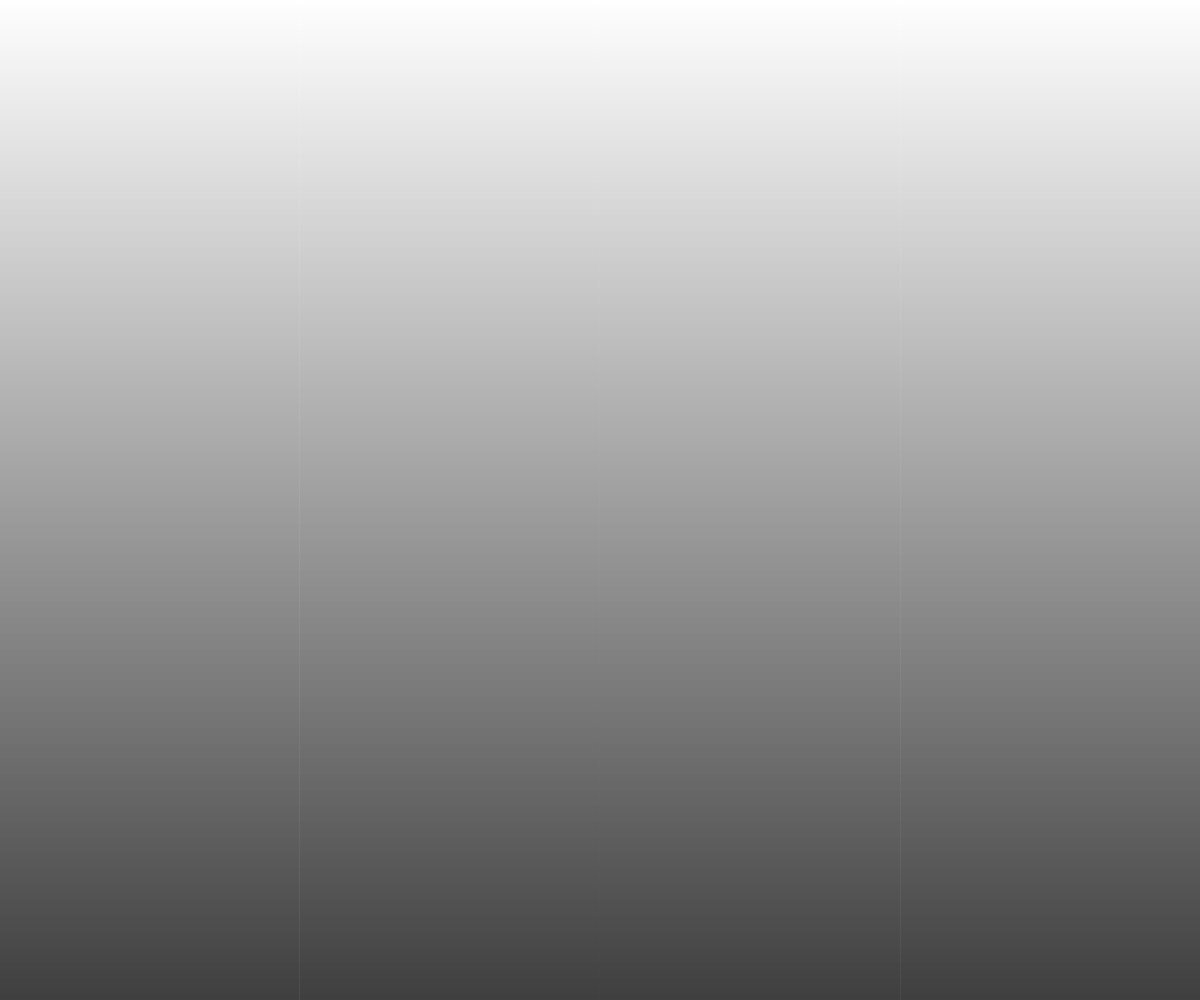
Frame 1 (no input)
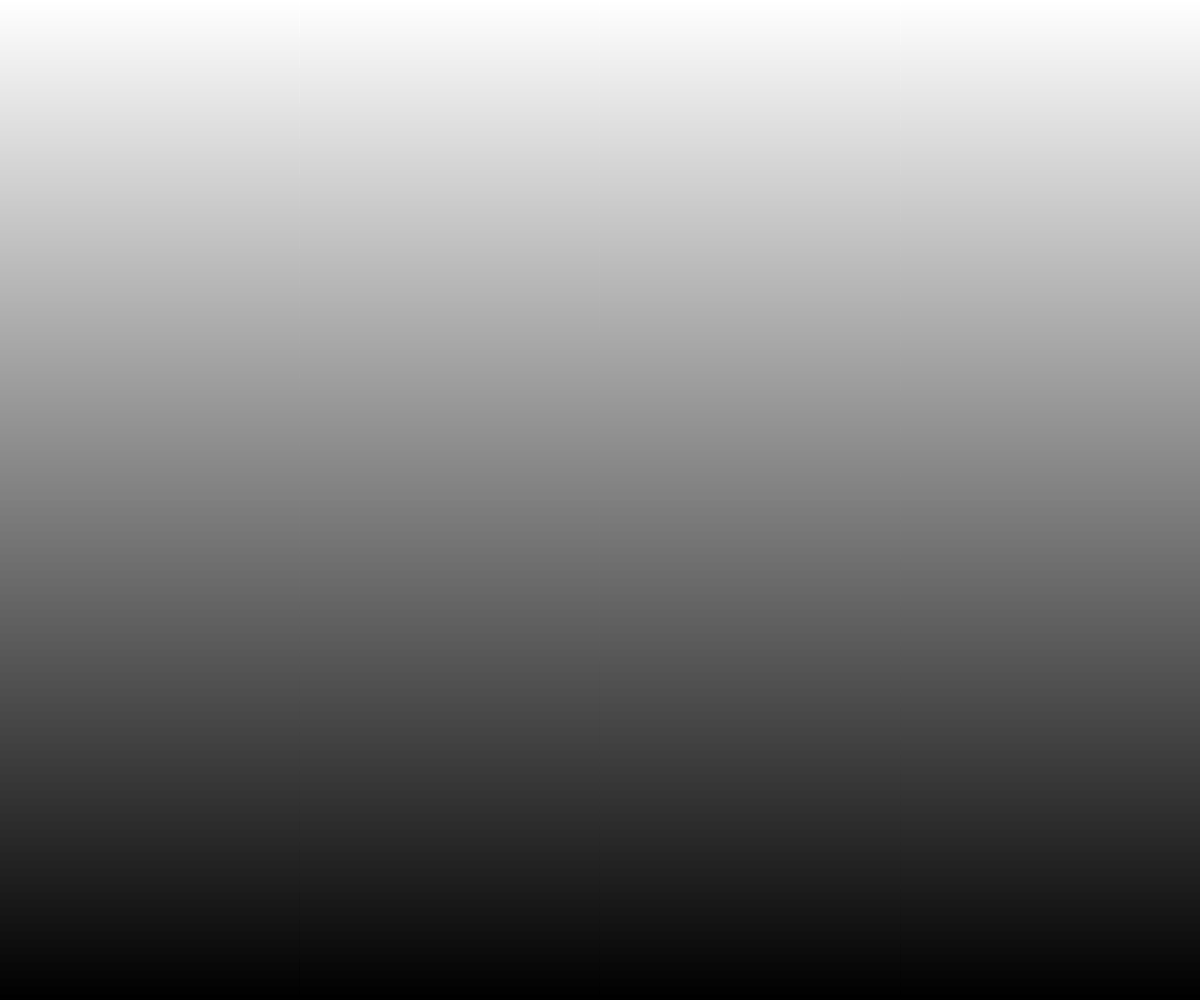
Frame 60 (no input)
Frame 120 (the mouse pressed at the canvas centre since frame 60): identical to frame 60, image omitted

The p5.js sketch that drew these frames (run headless with seeded random() and noise() and a simulated clock; from frame 60 on, the mouse is pressed at the canvas centre):

// p5.js sketch
// ── sketch.js
// Constants
const Y_AXIS = 1;
const X_AXIS = 2;
let b1, b2, c1, c2;

function setup() {
  createCanvas(window.innerWidth, window.innerHeight);
  b1 = color(255);
  b2 = color(0);
  c1 = color(204, 102, 0);
  c2 = color(0, 102, 153);
}

function draw() {
  setGradient(0, 0, width, height, b1, b2, Y_AXIS);
}

function setGradient(x, y, w, h, c1, c2, axis) {
  noFill();

  if (axis === Y_AXIS) {
    // Top to bottom gradient
    for (let i = y; i <= y + h; i++) {
      let inter = map(i, y, y + h, 0, 1);
      let c = lerpColor(c1, c2, inter);
      stroke(c);
      line(x, i, x + w, i);
    }
  } else if (axis === X_AXIS) {
    // Left to right gradient
    for (let i = x; i <= x + w; i++) {
      let inter = map(i, x, x + w, 0, 1);
      let c = lerpColor(c1, c2, inter);
      stroke(c);
      line(i, y, i, y + h);
    }
  }
}
